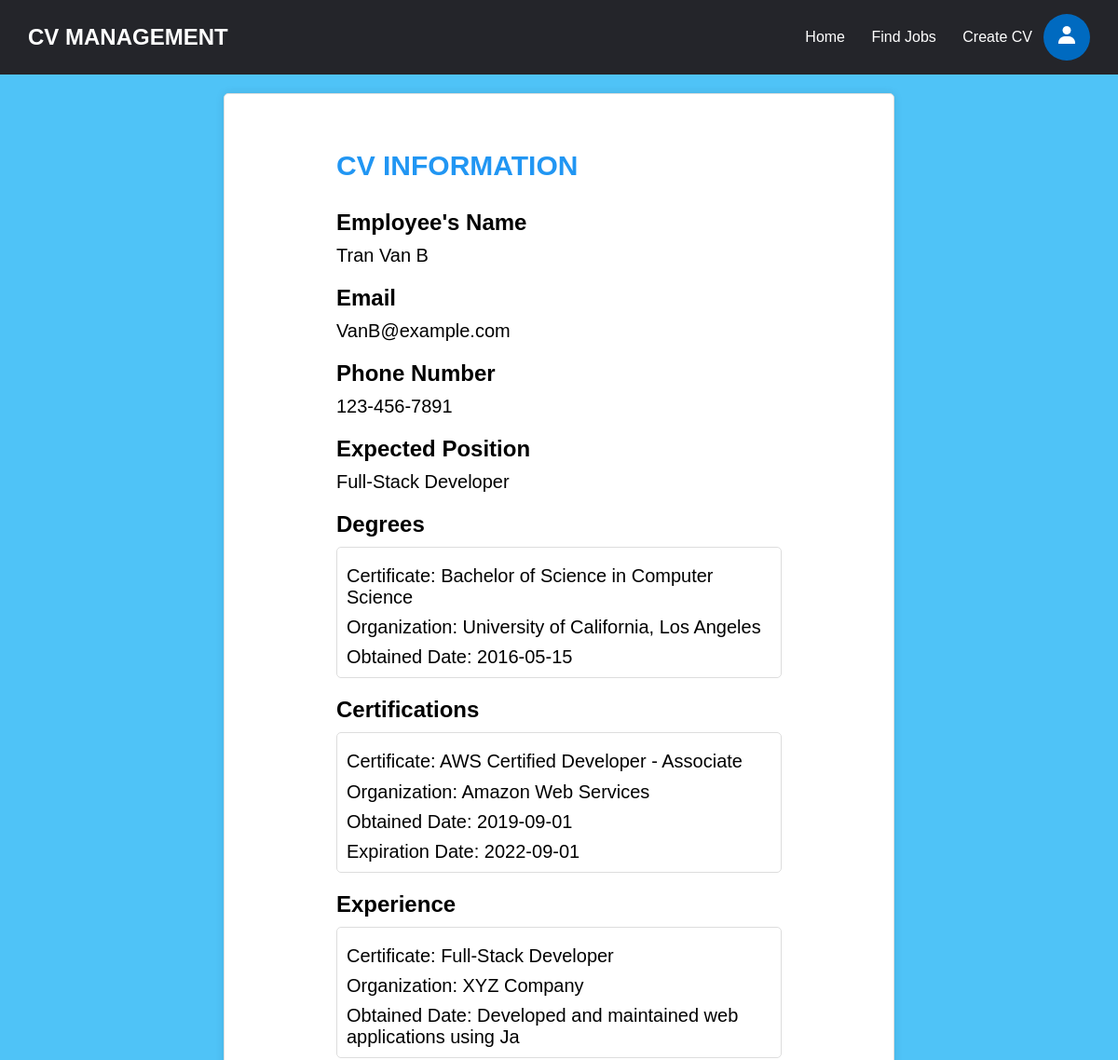
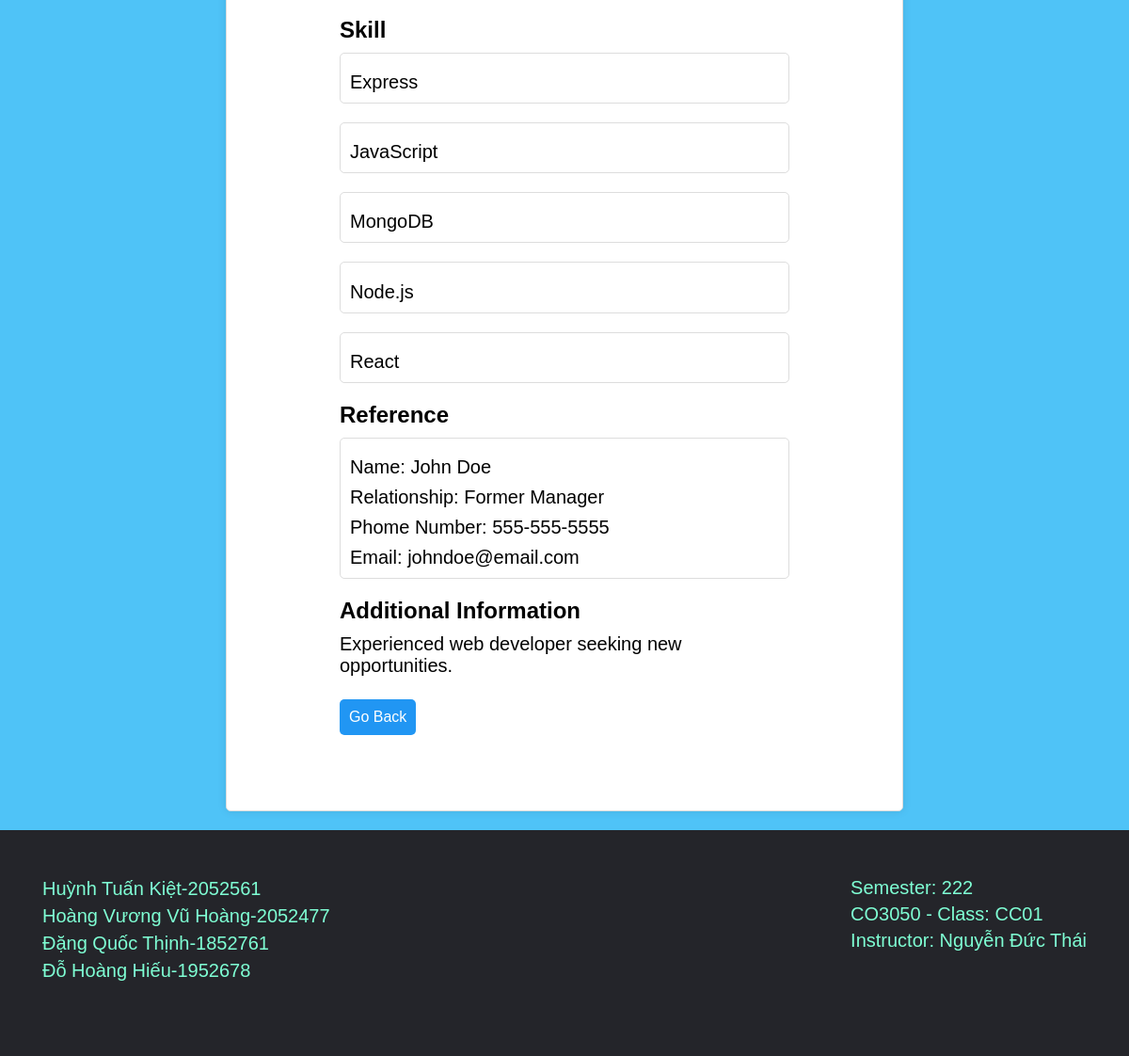
The page /pages/cv.php?id=2 on the database its author committed (2 pictures, top to bottom).
### tables this page shows
CREATE TABLE IF NOT EXISTS EMPLOYEE (
  id VARCHAR(6),
  name VARCHAR(50) NOT NULL,
  email VARCHAR(100) NOT NULL,
  password VARCHAR(255) NOT NULL,
  phonenumber VARCHAR(20) NOT NULL,
  PRIMARY KEY (id, email)
);

CREATE TABLE IF NOT EXISTS CV (
  id INT AUTO_INCREMENT PRIMARY KEY NOT NULL,
  employee_id VARCHAR(6),
  position VARCHAR(100),
  additional_information TEXT,
  FOREIGN KEY (employee_id) REFERENCES EMPLOYEE(id) ON DELETE CASCADE
);

CREATE TABLE IF NOT EXISTS CV_DEGREES (
  cv_id INT,
  degree_name VARCHAR(50),
  school_name VARCHAR(50),
  date_obtained DATE,
  PRIMARY KEY (cv_id, degree_name),
  FOREIGN KEY (cv_id) REFERENCES CV(id) ON DELETE CASCADE
);

CREATE TABLE IF NOT EXISTS CV_CERTIFICATES (
  id INT AUTO_INCREMENT PRIMARY KEY NOT NULL,
  cv_id INT,
  certificate_name VARCHAR(50),
  issuing_organization VARCHAR(50),
  date_obtained DATE,
  expiration_date DATE,
  FOREIGN KEY (cv_id) REFERENCES CV(id) ON DELETE CASCADE
);

CREATE TABLE IF NOT EXISTS CV_EXPERIENCES (
  cv_id INT,
  experience_id INT AUTO_INCREMENT PRIMARY KEY NOT NULL,
  job_title VARCHAR(50),
  company_name VARCHAR(50),
  description VARCHAR(50),
  FOREIGN KEY (cv_id) REFERENCES CV(id) ON DELETE CASCADE
);

CREATE TABLE IF NOT EXISTS CV_SKILLS(
  cv_id INT,
  skills_name VARCHAR(50),
  PRIMARY KEY (cv_id, skills_name),
  FOREIGN KEY (cv_id) REFERENCES CV(id) ON DELETE CASCADE
);

CREATE TABLE IF NOT EXISTS CV_REFERENCES (
  id INT PRIMARY KEY NOT NULL AUTO_INCREMENT,
  cv_id INT,
  name VARCHAR(20),
  relationship VARCHAR(20),
  phone_number VARCHAR(20),
  email VARCHAR(20),
  FOREIGN KEY (cv_id) REFERENCES CV(id) ON DELETE CASCADE
);

### pages/cv.php (the view, shortened to what this page needs)
<!DOCTYPE html>
<html lang="en">
<head>
  <link rel="stylesheet" href="./pages/styles.css">
</head>
<?php
    if ($_SESSION['login'] == 1){
?>
<header>
    <div class = "logo" >CV MANAGEMENT</div>
    <ul class = "nav" id="list">
        <li>
            <a href="./index.php?page=home" title = "CVMangement home page">Home</a>
        </li>
        <li>
            <a href="./index.php?page=candidate_search" title = "CVMangement candidate search">Candidate Search</a>
        </li>
        <li>
            <a href="./index.php?page=create_job" title = "CVMangement create job">Post A Job</a>
        </li>
    </ul>
    <button onclick="myFunction()"><img/></button>
    <ul class = "nav" id="profile">
        <li>
            <a href="./index.php?page=profile">Profile</a>
        </li>
        <li>
            <a href="./index.php?page=logout">Log out</a>
        </li>
    </ul>
</header>
<?php
    }
    else if ($_SESSION['login'] == 0){
?>
<header>
    <div class = "logo">CV MANAGEMENT</div>
    <ul class = "nav" id="list">
        <li>
            <a href="./index.php?page=home" title = "CVMangement home page">Home</a>
        </li>
        <li>
            <a href = "./index.php?page=find_jobs" title = "CVMangement find jobs page">Find Jobs</a>
        </li>
        <li>
            <a href="./index.php?page=create_cv" title = "CVMangement CV page">Create CV</a>
        </li>
    </ul>
    <button onclick="myFunction()"><img/></button>
</header>
<?php
    }
?>
<body>
  <form style="padding: 5% 10%;">
    <h1 id="profile-type" >CV Information</h1>
    <h2>Employee's Name</h2>
    <?php
        $servername = "localhost";
        $db_username = "root";
        $db_password = "";
        $dbname = "CVManagement";
        $conn =  mysqli_connect($servername,$db_username,$db_password,$dbname);
        $sql = "SELECT * FROM CV WHERE ID = {$_GET['id']}";
        $result = mysqli_query($conn, $sql);
        $cv = mysqli_fetch_assoc($result);
        $sql = "SELECT * FROM employee WHERE ID = '{$cv['employee_id']}'";
        $result = mysqli_query($conn, $sql);
        $employee = mysqli_fetch_assoc($result);
        echo "<p>${employee['name']}</p>";
        echo "<h2>Email</h2>";
        echo "<p>${employee['email']}</p>";
        echo "<h2>Phone Number</h2>";
        echo "<p>${employee['phonenumber']}</p>";
        echo "<h2>Expected Position</h2>";
        echo "<p>${cv['position']}</p>";
        echo "<h2>Degrees</h2>";
        $sql = "SELECT * FROM cv_degrees WHERE cv_id = '{$cv['id']}'";
        $result = mysqli_query($conn, $sql);
        while($row = mysqli_fetch_assoc($result)){
            echo "<div class=\"degree\">
                <p>Certificate: ${row['degree_name']}</p>
                <p>Organization: ${row['school_name']}</p>
                <p>Obtained Date: ${row['date_obtained']}</p>
            </div>";
        }
        $sql = "SELECT * FROM cv_certificates WHERE cv_id = '{$cv['id']}'";
        $result = mysqli_query($conn, $sql);
        echo "<h2>Certifications</h2>";
        while($row = mysqli_fetch_assoc($result)){
            echo "<div class=\"degree\">
                <p>Certificate: ${row['certificate_name']}</p>
                <p>Organization: ${row['issuing_organization']}</p>
                <p>Obtained Date: ${row['date_obtained']}</p>
                <p>Expiration Date: ${row['expiration_date']}</p>
            </div>";
        }
        $sql = "SELECT * FROM cv_experiences WHERE cv_id = '{$cv['id']}'";
        $result = mysqli_query($conn, $sql);
        echo "<h2>Experience</h2>";
        while($row = mysqli_fetch_assoc($result)){
            echo "<div class=\"degree\">
                <p>Certificate: ${row['job_title']}</p>
                <p>Organization: ${row['company_name']}</p>
                <p>Obtained Date: ${row['description']}</p>
            </div>";
        }
        $sql = "SELECT * FROM cv_skills WHERE cv_id = '{$cv['id']}'";
        $result = mysqli_query($conn, $sql);
        echo "<h2>Skill</h2>";
        while($row = mysqli_fetch_assoc($result)){
            echo "<div class=\"degree\">
                <p>${row['skills_name']}</p>
            </div>";
        }
        $sql = "SELECT * FROM cv_references WHERE cv_id = '{$cv['id']}'";
        $result = mysqli_query($conn, $sql);
        echo "<h2>Reference</h2>";
        while($row = mysqli_fetch_assoc($result)){
            echo "<div class=\"degree\">
                <p>Name: ${row['name']}</p>
                <p>Relationship: ${row['relationship']}</p>
                <p>Phome Number: ${row['phone_number']}</p>
                <p>Email: ${row['email']}</p>
            </div>";
        }
        echo "<h2>Additional Information</h2>";
        echo "<p>${cv['additional_information']}</p>";
    ?>
    <div style="margin-top:5%;">
        <button type="button" onclick="back()" >Go Back</button>
    </div>
</form>
</body>
<footer>
    <div class ="mssv">
        <div class ="name" style="margin-right: auto;">
            <p> Huỳnh Tuấn Kiệt-2052561</p>
            <p> Hoàng Vương Vũ Hoàng-2052477 </p>
            <p> Đặng Quốc Thịnh-1852761 </p>
            <p> Đỗ Hoàng Hiếu-1952678</p>
        </div>
        <div class ="lop">
            <p> Semester: 222 </p>
            <p> CO3050 - Class: CC01 </p>
            <p> Instructor: Nguyễn Đức Thái </p>
        </div>
    </div>
</footer>
</html>

### pages/styles.css (style rules this page uses)
* { margin: 0; padding: 0; box-sizing: border-box; }
body { overflow-x: hidden; min-height: 50vh; }
header { position: relative; left: 0px; top: 0px; width: 100vw; height: 10vh; background-color: #24252A; display: flex; align-items: center; padding: 0 2.5vw; box-sizing: border-box; justify-content: flex-end; }
footer { position: relative; width: 100vw; height: 30vh; background-color: #24252A; align-items: center; padding: 20px; justify-content: center; color: aquamarine; font-size: 24px; }
footer .mssv { padding: 25px; display: flex; font-size: 100%; justify-content:right; flex-direction: row; }
header .logo { color: white; font-size: 24px; font-weight: bold; text-align: center; font-family: 'Montserrat', sans-serif; margin-right: auto; }
li, a, button { font-family: 'Montserrat', sans-serif; color: white; text-decoration: none; font-weight: 400; font-size: 16px; border: none; outline: none; }
.nav { list-style: none; white-space: nowrap; overflow-x: auto; }
.nav li { display: inline-block; padding: 0 1vw; }
.nav li a { transition: all 0.3s ease 0s; }
header button { cursor: pointer; width: 50px; height: 50px; background-color: #006ac0; border-radius: 50%; transition: all 0.3s ease 0s; }
#profile-type { font-size: 50px; text-transform: uppercase; margin-bottom: 10px; font-weight: bold; color: #2196F3; }

### pages/cv.php (style rules this page uses)
body { background-color: #4FC3F7; font-family: Arial, sans-serif; }
form { width: 60%; margin: 20px auto; padding: 20px; background-color: #fff; border: 1px solid #ddd; border-radius: 5px; box-shadow: 0px 0px 10px rgba(0, 0, 0, 0.1); }
h2 { margin-top: 20px; margin-bottom: 10px; }
button[type="button"] { display: block; padding: 10px; margin-bottom: 20px; background-color: #2196F3; color: #fff; border: none; border-radius: 5px; cursor: pointer; font-size: 16px; }
.degree, .certificate, .experience, .work, .reference { margin-bottom: 20px; border: 1px solid #ddd; padding: 10px; border-radius: 5px; }
p { margin-top: 2%; font-size: 20px; }
#profile-type { margin-bottom: 30px; font-size: 2.5vw; }

### rows shown on the page
employee: name "Tran Van B", email "VanB@example.com", phonenumber "123-456-7891"
cv: position "Full-Stack Developer", additional_information "Experienced web developer seeking new opportunities."
cv_degrees: degree_name "Bachelor of Science in Computer Science", school_name "University of California, Los Angeles", date_obtained "2016-05-15"
cv_certificates: certificate_name "AWS Certified Developer - Associate", issuing_organization "Amazon Web Services", date_obtained "2019-09-01", expiration_date "2022-09-01"
cv_experiences: job_title "Full-Stack Developer", company_name "XYZ Company", description "Developed and maintained web applications using Ja"
cv_skills: skills_name "Express"
cv_skills: skills_name "JavaScript"
cv_skills: skills_name "MongoDB"
cv_skills: skills_name "Node.js"
cv_skills: skills_name "React"
cv_references: name "John Doe", relationship "Former Manager", phone_number "555-555-5555", email "johndoe@email.com"
